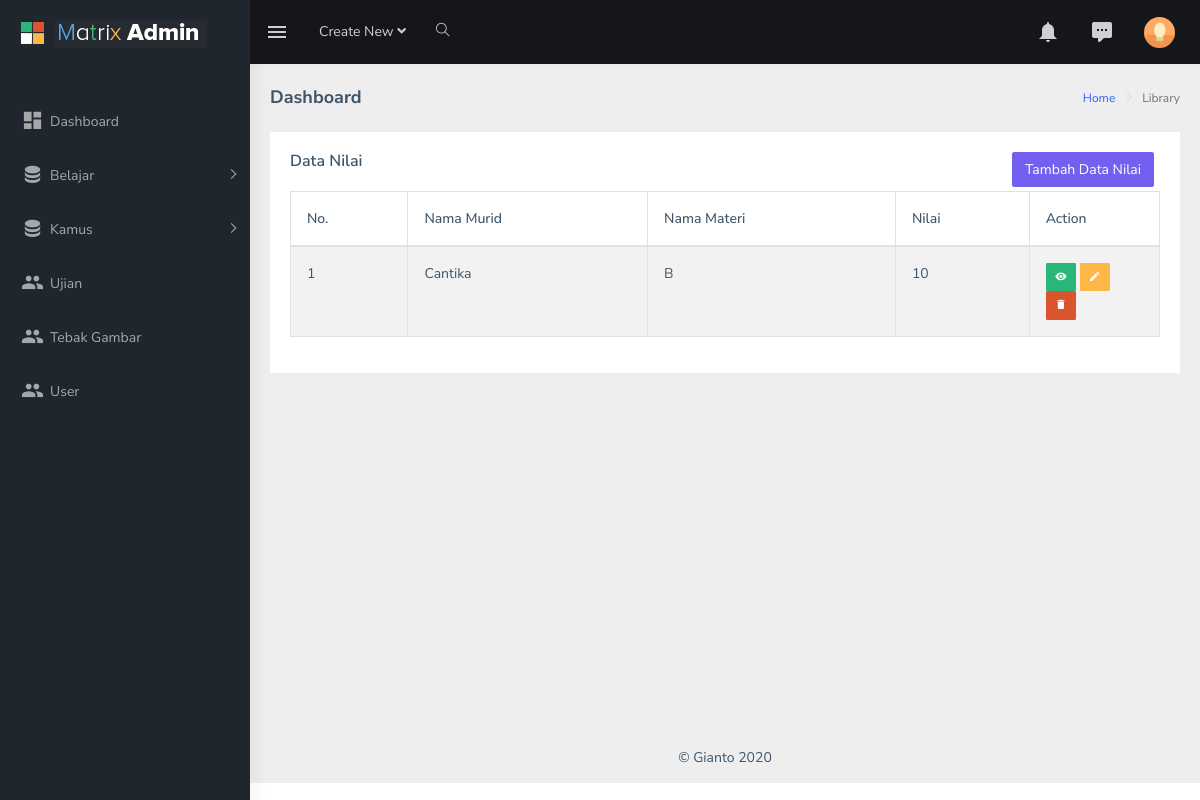
Screenshot of /index.php/datanilai with the database file from the repository.
### tables this page shows
CREATE TABLE `nilai` (
  `id_nilai` int(11) NOT NULL,
  `id_murid` varchar(10) DEFAULT NULL,
  `id_materi` varchar(10) DEFAULT NULL,
  `nilai` int(11) DEFAULT NULL
);

CREATE TABLE `murid` (
  `id_murid` varchar(10) NOT NULL,
  `id_kelas` int(11) DEFAULT NULL,
  `nama_murid` varchar(20) DEFAULT NULL,
  `username` varchar(20) DEFAULT NULL,
  `pass_murid` varchar(20) DEFAULT NULL
);

CREATE TABLE `materi` (
  `id_materi` varchar(10) NOT NULL,
  `nama_materi` varchar(20) DEFAULT NULL,
  `materi` longblob DEFAULT NULL
);

### application/libraries/Template.php (called while the page is built)
<?php
class Template
{
    protected $_ci;
    function __construct()
    {
        $this->_ci = &get_instance();
    }
    function layout($content, $data = NULL)
    {
        $data['header'] = $this->_ci->load->view('template/header', $data, TRUE);
        $data['content'] = $this->_ci->load->view($content, $data, TRUE);
        $data['footer'] = $this->_ci->load->view('template/footer', $data, TRUE);
        $this->_ci->load->view('template/index', $data);
    }
}

### application/controllers/Datanilai.php (called while the page is built, shortened)
<?php
class Datanilai extends CI_Controller
{
    public function index()
    {
        $data['objects'] = $this->m_datanilai->show();
        $this->template->layout('datanilai/data', $data);
    }
}

### index.php (called while the page is built, shortened)
<?php
require_once BASEPATH.'core/CodeIgniter.php';

### application/models/M_datanilai.php (called while the page is built, shortened)
<?php
class M_datanilai extends CI_Model
{
    public function show()
    {
        $kueri = $this->db->from('nilai a')
            ->join('murid b', 'a.id_murid = b.id_murid')
            ->join('materi c', 'a.id_materi = c.id_materi')
            ->get();
        $hasil = $kueri->result();
        return $hasil;
    }
}

### application/views/datanilai/data.php (the view, shortened to what this page needs)
<div class="card">
    <div class="card-body">
        <div class="row">
            <h5 class="card-title col-6">Data Nilai</h5>
            <div class="col-6 pr-3">
                <a href="<?= base_url('datanilai/tambah') ?>" type="button" class="btn btn-primary mb-1 float-right">Tambah Data Nilai</a>
            </div>
        </div>
        <div class="table-responsive">
            <table id="zero_config" class="table table-striped table-bordered">
                <thead>
                    <tr>
                        <th>No.</th>
                        <th>Nama Murid</th>
                        <th>Nama Materi</th>
                        <th>Nilai</th>
                        <th>Action</th>
                    </tr>
                </thead>
                <tbody>
                    <?php $no = 1;
                    foreach ($objects as $obj) { ?>
                        <tr>
                            <td><?= $no++ ?></td>
                            <td><?= $obj->nama_murid ?></td>
                            <td><?= $obj->nama_materi ?></td>
                            <td><?= $obj->nilai ?></td>
                            <td width=15%>
                                <a href="<?= base_url('datanilai/detail/' . $obj->id_nilai) ?>" type="button" class="btn btn-success btn-sm" data-toggle="tooltip" data-placement="top" title="Detail"><i class="mdi mdi-eye"></i></a>
                                <a href="<?= base_url('datanilai/edit/' . $obj->id_nilai) ?>" type="button" class="btn btn-warning btn-sm" data-toggle="tooltip" data-placement="top" title="Edit"><i class="mdi mdi-pencil"></i></a>
                                <span data-toggle="modal" data-target="#modalHapus">
                                    <button type="button" class="btn btn-danger btn-sm bthapus" data-id="<?= $obj->id_nilai ?>" data-toggle="tooltip" data-placement="top" title="Hapus"><i class="mdi mdi-delete"></i></button>
                                </span>
                            </td>
                        </tr>
                    <?php } ?>
                </tbody>
            </table>
        </div>
    </div>
</div>

### rows the page displays
nilai: id_murid.nama_murid "Cantika", id_materi.nama_materi "B", nilai "10"
